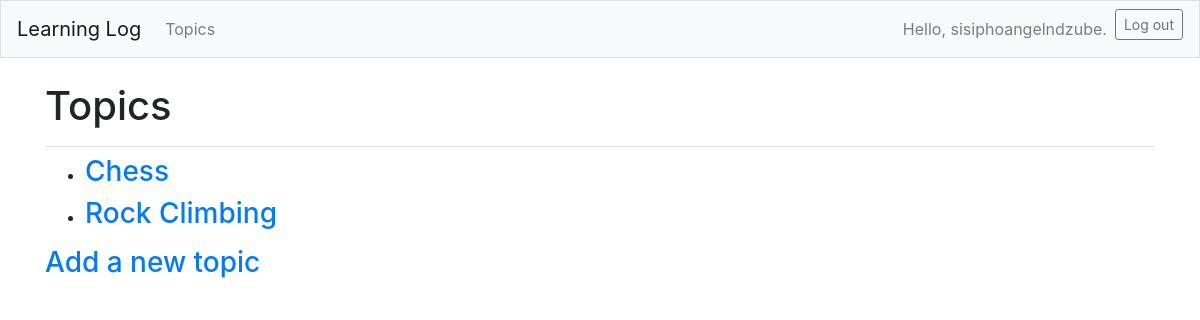
Page /topics/ (signed in) on the earlier database version.
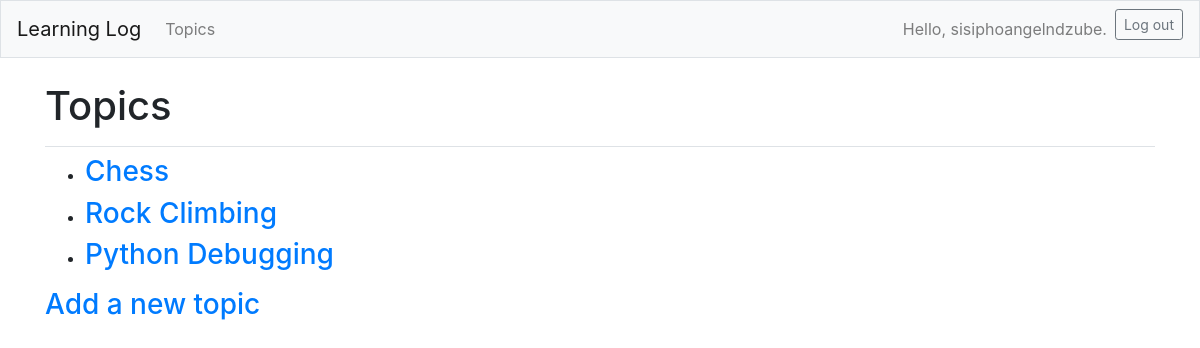
Same page on the later database version.
### learning_logs/models.py (models this page shows)
class Topic(models.Model):
    text = models.CharField(max_length=200)
    date_added = models.DateTimeField(auto_now_add=True)
    def __str__(self):
        return self.text

### learning_logs/views.py (the view)
# urls.py: path('topics/', views.topics, name='topics'),
def topics(request):
    topics = Topic.objects.order_by('date_added')
    context = {'topics': topics}
    return render(request, 'learning_logs/topics.html', context)

### learning_logs/templates/learning_logs/topics.html
{% extends "learning_logs/base.html" %}
{% block page_header %}<h1>Topics</h1>{% endblock page_header %}
{% block content %}
<ul>{% for topic in topics %}<li><h3><a href="{% url 'learning_logs:topic' topic.id %}">{{ topic }}</a></h3></li>{% empty %}<li><h3>No topics yet.</h3></li>{% endfor %}</ul>
<h3><a href="{% url 'learning_logs:new_topic' %}">Add a new topic</a></h3>
{% endblock content %}

Differences in the rows shown:
added Topic: text "Python Debugging"
